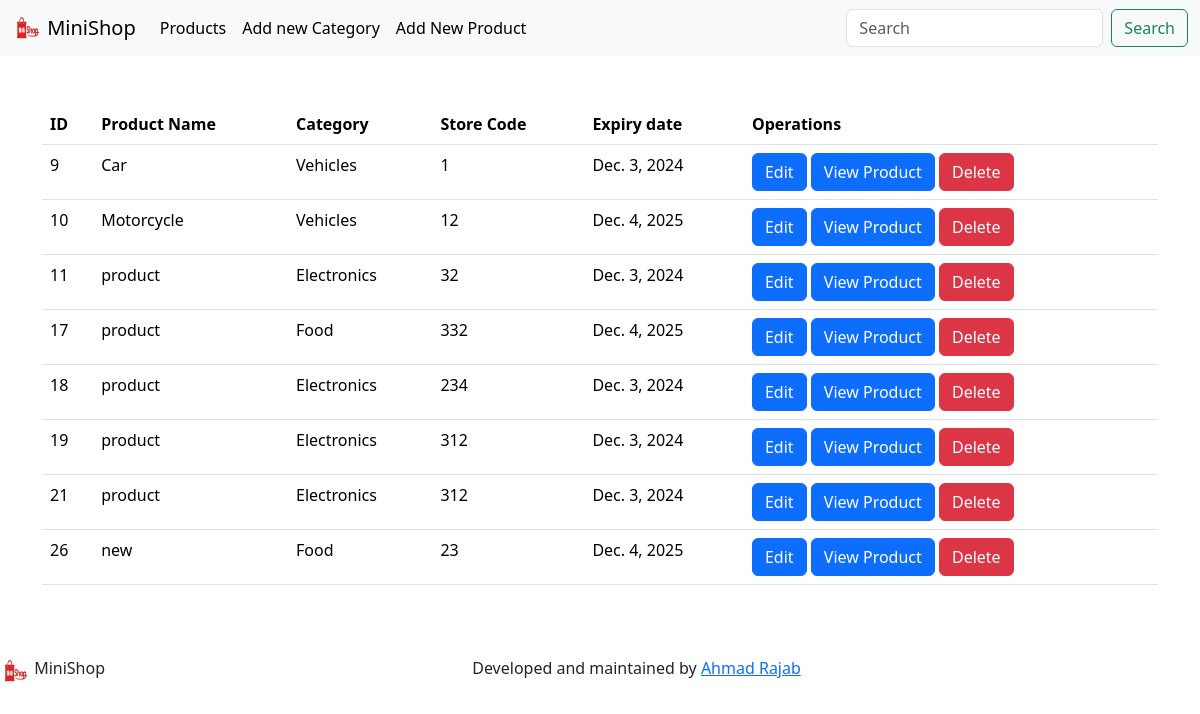
The app's page /shop/products with its own data.
### shop/models.py (models this page shows, shortened)
class Product(models.Model):
    product_name  = models.CharField(max_length=200)
    product_price = models.FloatField(default=0)
    product_category = models.ForeignKey(
        Category, on_delete=models.PROTECT,
        default=None, related_name="cat_id"
          )
    product_store_code = models.IntegerField(null=True)
    product_expiry_date = models.DateField(null=True)
    class Meta():
        db_table = 'product'

class Category(models.Model):
    category_name = models.CharField(max_length=200)
    def __str__(self):
        return self.category_name

### shop/views.py (the view)
# urls.py: path('products', views.view_products),
def view_products(request):
    product_list = Product.objects.all()
    content = {'products' : product_list}
    return render(request, template_name='products/view_products.html', context = content)

### shop/templates/products/view_products.html
{% extends 'base.html' %}
{% block content %}
{% load static %}
    <div class="container py-5">
    <table class="table">
        <thead>
          <tr>
            <th scope="col">ID</th>
            <th scope="col">Product Name</th>
            <th scope="col">Category</th>
            <th scope="col">Store Code</th>
            <th scope="col">Expiry date</th>
            <th scope="col">Operations</th>
          </tr>
        </thead>
        <tbody>
            {% for product in products %}
             <tr>
             <td>{{product.id}}</td>
             <td>{{product.product_name}}</td>
             <td>{{product.product_category}}</td>
             <td>{{product.product_store_code}}</td>
             <td>{{product.product_expiry_date}}</td>
             <td>
              <a href="/shop/products/edit/{{product.id}}/" class="btn btn-primary">Edit</a>
              <a href="/shop/products/view/{{product.id}}/" class="btn btn-primary">View Product</a>
              <a href="/shop/products/delete/{{product.id}}/" class="btn btn-danger">Delete</a>
             </td>
             </tr>
           {% endfor %}
        </tbody>
      </table>
  </div>
  {% endblock content %}

### shop/templates/base.html (shortened to what this page needs)
{% load static %}
<!DOCTYPE html>
<html lang="en">
    <head>
        {% load bootstrap5 %}
        {% bootstrap_css %}
</head>
<body >
{% include 'header.html' %}
<div style="min-height: 600px;">
{% block content %}
{% endblock content %}
</div>
{% include 'footer.html' %}
</body>
</html>

### shop/templates/header.html (shortened to what this page needs)
{% load static %}
<nav class="navbar navbar-expand-lg navbar-light bg-light">
  <div class="container-fluid">
    <a class="navbar-brand" href="#">
      <img src="{% static 'shop/' %}logo.png"  width="30" height="30" class="d-inline-block align-top" alt="">
      MiniShop
    </a>
    <div class="collapse navbar-collapse" id="navbarSupportedContent">
      <ul class="navbar-nav me-auto mb-2 mb-lg-0">
        <li class="nav-item">
          <a class="nav-link active" aria-current="page" href="/shop/products">Products</a>
        </li>
        <li class="nav-item">
          <a class="nav-link active" href="/shop/categories/add">Add new Category</a>
        </li>
        <li class="nav-item">
          <a class="nav-link active" href="/shop/form">Add New Product</a>
        </li>
      </ul>
      <form class="d-flex">
        <input class="form-control me-2" type="search" placeholder="Search" aria-label="Search">
        <button class="btn btn-outline-success" type="submit">Search</button>
      </form>
    </div>
  </div>
</nav>

### shop/templates/footer.html (shortened to what this page needs)
{% load static %}
<footer class="footer navbar-fixed-bottom" >
      <div class="d-lg-flex justify-content-between">
        <a class="navbar-brand" href="/shop/products">
          <img src="{% static 'shop/' %}logo.png"  width="30" height="30" class="d-inline-block align-top" alt="">
          MiniShop
        </a>
        <div class="copyright">
          <p>Developed and maintained by <a href="https://github.com/Ahmadra221?tab=repositories" target="_blank">Ahmad Rajab</a></p>
        </div>
        <div>
        </div>
      </div>
    </footer>

### records on screen
Product: id "9", product_name "Car", product_category "Vehicles", product_store_code "1", product_expiry_date "Dec. 3, 2024"
Product: id "10", product_name "Motorcycle", product_category "Vehicles", product_store_code "12", product_expiry_date "Dec. 4, 2025"
Product: id "11", product_name "product", product_category "Electronics", product_store_code "32", product_expiry_date "Dec. 3, 2024"
Product: id "17", product_name "product", product_category "Food", product_store_code "332", product_expiry_date "Dec. 4, 2025"
Product: id "18", product_name "product", product_category "Electronics", product_store_code "234", product_expiry_date "Dec. 3, 2024"
Product: id "19", product_name "product", product_category "Electronics", product_store_code "312", product_expiry_date "Dec. 3, 2024"
Product: id "21", product_name "product", product_category "Electronics", product_store_code "312", product_expiry_date "Dec. 3, 2024"
Product: id "26", product_name "new", product_category "Food", product_store_code "23", product_expiry_date "Dec. 4, 2025"
